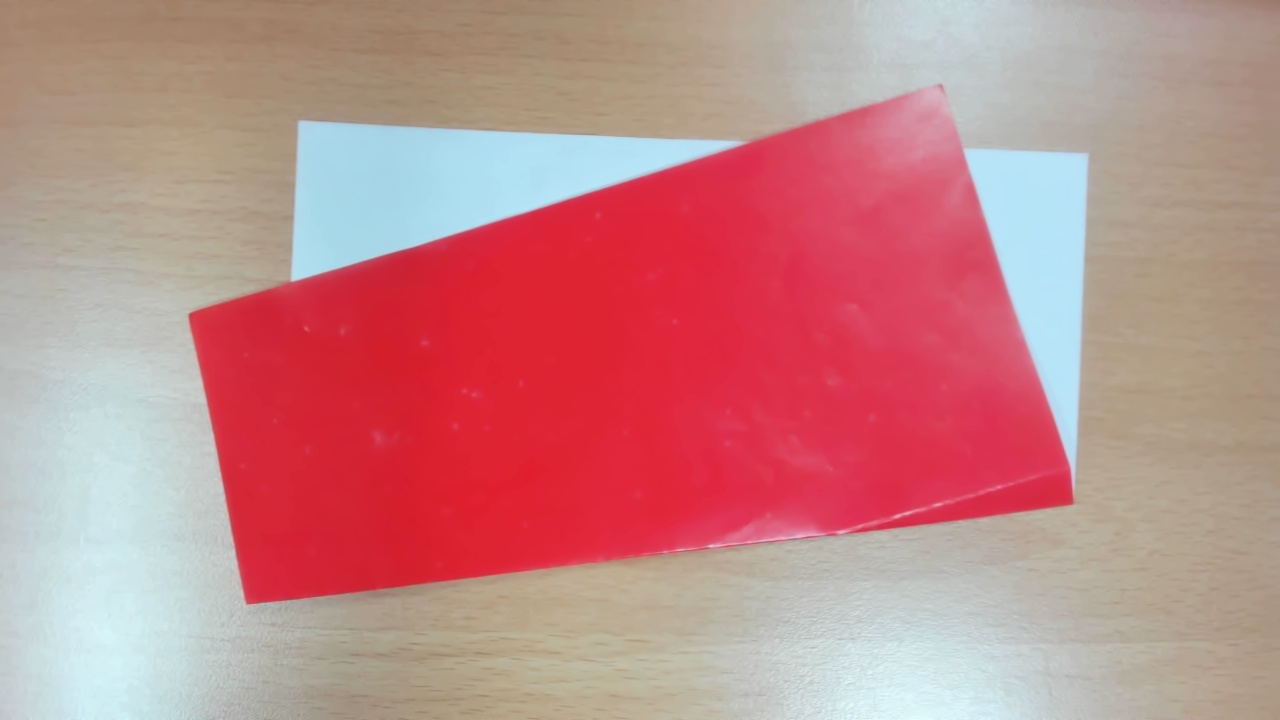
#> input picture paper/img1.png, 1280 x 720 px; its folder holds only this picture in this run
$ python paper1_1.py
#> lines starting #> are read from the running program, lines starting #| are printed output that depends on the picture; after the words box and inside, x2 and y2 are one past the last pixel; in counts of white or black regions, pixels touching at a corner belong together
# 用 OpenCV 讀取圖片並用 Canny 邊緣偵測描繪輪廓
import cv2
import glob
import os


def draw_edges_on_images(image_folder, pattern="img*.png"):
    # 取得所有符合條件的圖片檔案
#> called with image_folder = '.', pattern = 'img*.png'
    image_paths = sorted(glob.glob(os.path.join(image_folder, pattern)))
    for img_path in image_paths:
        img = cv2.imread(img_path, cv2.IMREAD_GRAYSCALE)
#> img: shape (720, 1280); min 85, max 247, mean 153.6
        if img is None:
            print(f"無法讀取圖片: {img_path}")
            continue
        # 使用 Canny 邊緣偵測
        edges = cv2.Canny(img, 50, 200)
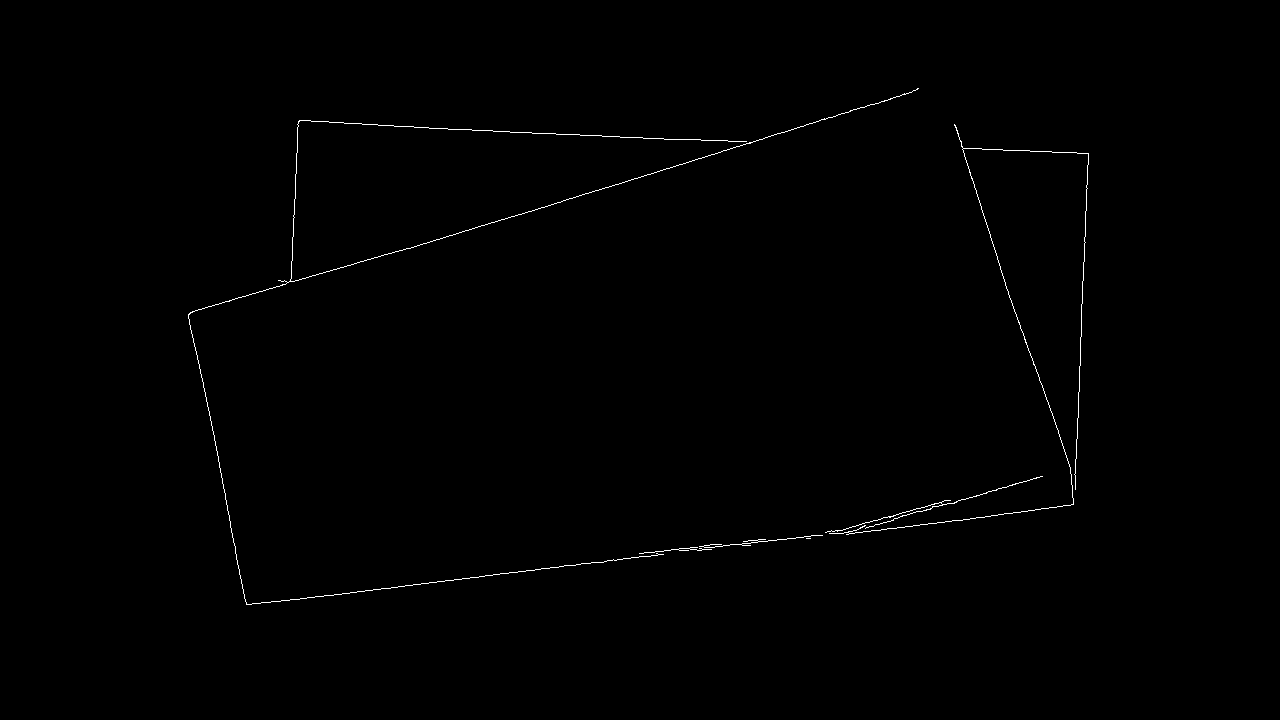
#> edges: shape (720, 1280); 0.41% white in thin lines or dots, all inside (x1, y1, x2, y2) = (188, 88, 1089, 605)

        # 輪廓合併：線條太粗時，將靠近的輪廓合併為一條
        import numpy as np

        def merge_close_contours(contours, threshold=10):
            merged = []
            used = [False] * len(contours)
            for i, cnt1 in enumerate(contours):
                if used[i]:
                    continue
                group = [cnt1]
                used[i] = True
                for j, cnt2 in enumerate(contours):
                    if i == j or used[j]:
                        continue
                    # 判斷兩個輪廓是否有點距離小於 threshold
                    min_dist = np.min(
                        [np.linalg.norm(p1[0] - p2[0]) for p1 in cnt1 for p2 in cnt2]
                    )
                    if min_dist < threshold:
                        group.append(cnt2)
                        used[j] = True
                merged_cnt = np.vstack(group)
                merged.append(merged_cnt)
            return merged

        # 膨脹邊緣，讓線條連成一體（更靈敏，kernel縮小，膨脹次數減少）
        kernel = np.ones((5, 5), np.uint8)
        dilated = cv2.dilate(edges, kernel, iterations=1)
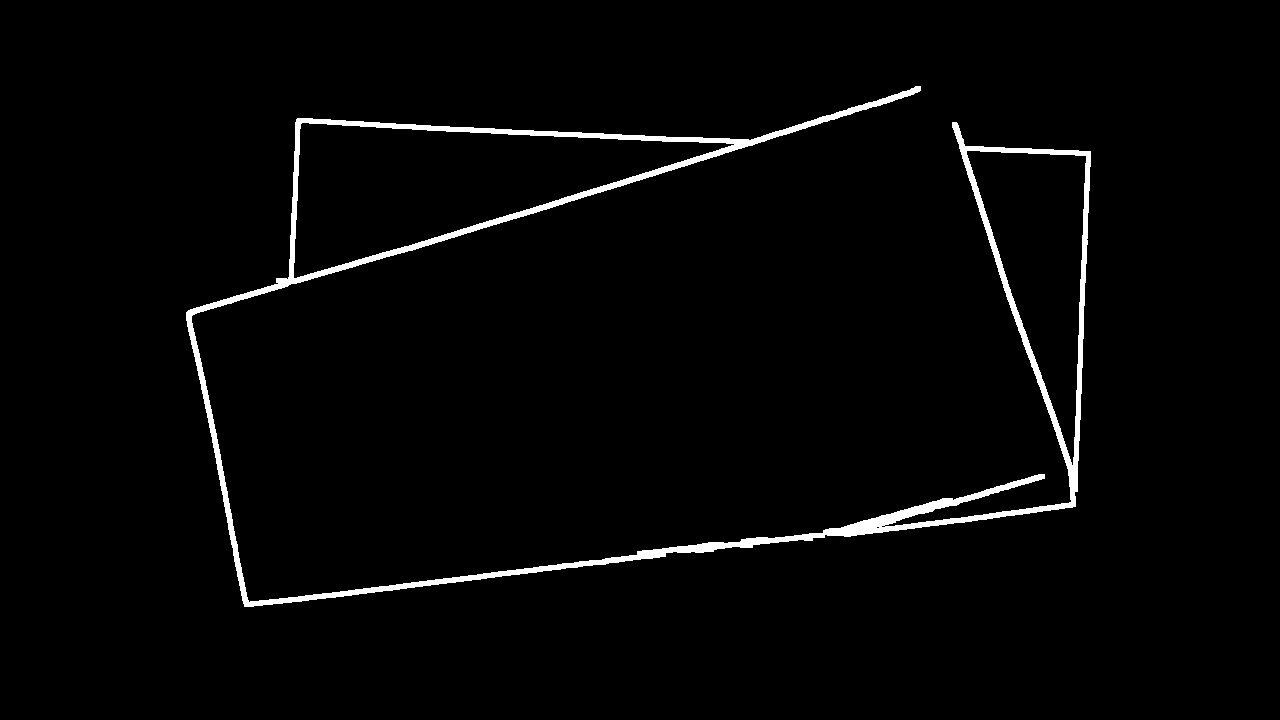
#> dilated: shape (720, 1280); 2.2% white; 1 white region
        contours, _ = cv2.findContours(
            dilated, cv2.RETR_EXTERNAL, cv2.CHAIN_APPROX_SIMPLE
        )
#> contours = 1 contour; box (x1, y1, x2, y2) and area: (186, 86, 1091, 607) 71015
        if not contours:
            print(f"找不到輪廓: {img_path}")
            continue
        merged_contours = merge_close_contours(contours, threshold=5)
#> in merge_close_contours, `used = [False] * len(contours)`: used = [False]
#> the loop in merge_close_contours, `for i, cnt1 in enumerate(contours):` made 1 pass
#> after the loop in merge_close_contours, `for i, cnt1 in enumerate(contours):`: merged has the same summary as contours in draw_edges_on_images; used = [True]
#> merged_contours has the same summary as contours
        # 找最大面積的合併輪廓
        max_contour = max(merged_contours, key=cv2.contourArea)
#> max_contour = contour of 1808 points, box (x1, y1, x2, y2) (186, 86, 1091, 607), area 71015
        max_area = cv2.contourArea(max_contour)
#> max_area = 71015
        print(f"{os.path.basename(img_path)} 最大輪廓面積: {max_area}")
#| img1.png 最大輪廓面積: 71015.0

        # 用彩色顯示最大合併輪廓
        img_color = cv2.cvtColor(img, cv2.COLOR_GRAY2BGR)
        cv2.drawContours(img_color, [max_contour], -1, (0, 255, 0), 2)
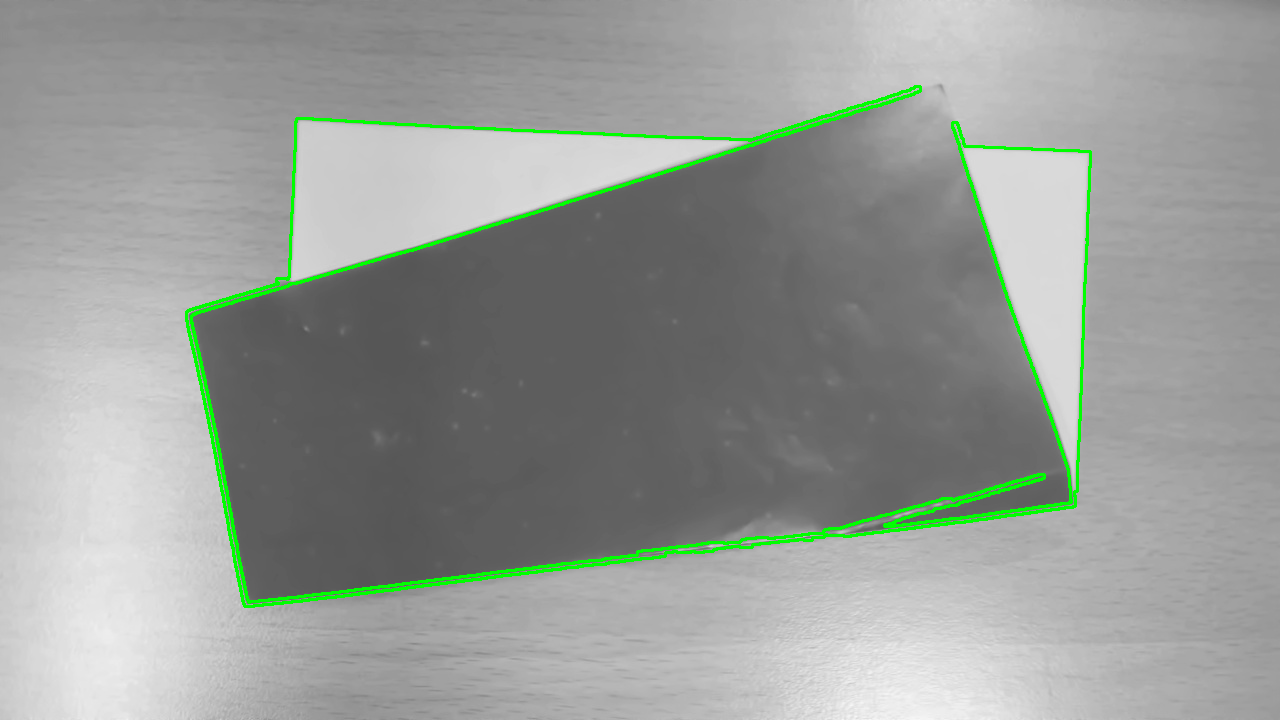
#> img_color: shape (720, 1280, 3); mean B, G, R 151, 155.7, 151

        # --- Black Lines (edges in zone) ---
        # 只顯示最大輪廓區域內的邊緣（模仿 paper2 的黑線遮罩）
        mask = np.zeros(img.shape, dtype=np.uint8)
        cv2.drawContours(mask, [max_contour], -1, 255, -1)
#> mask: shape (720, 1280); 8% white; 1 white region, box (x1, y1, x2, y2) and area: (186, 86, 1091, 607) 73561
        black_lines = cv2.bitwise_and(edges, edges, mask=mask)
        # 形態學開運算去雜點，再膨脹
        kernel2 = np.ones((2, 2), np.uint8)
        opened = cv2.morphologyEx(black_lines, cv2.MORPH_OPEN, kernel2, iterations=1)
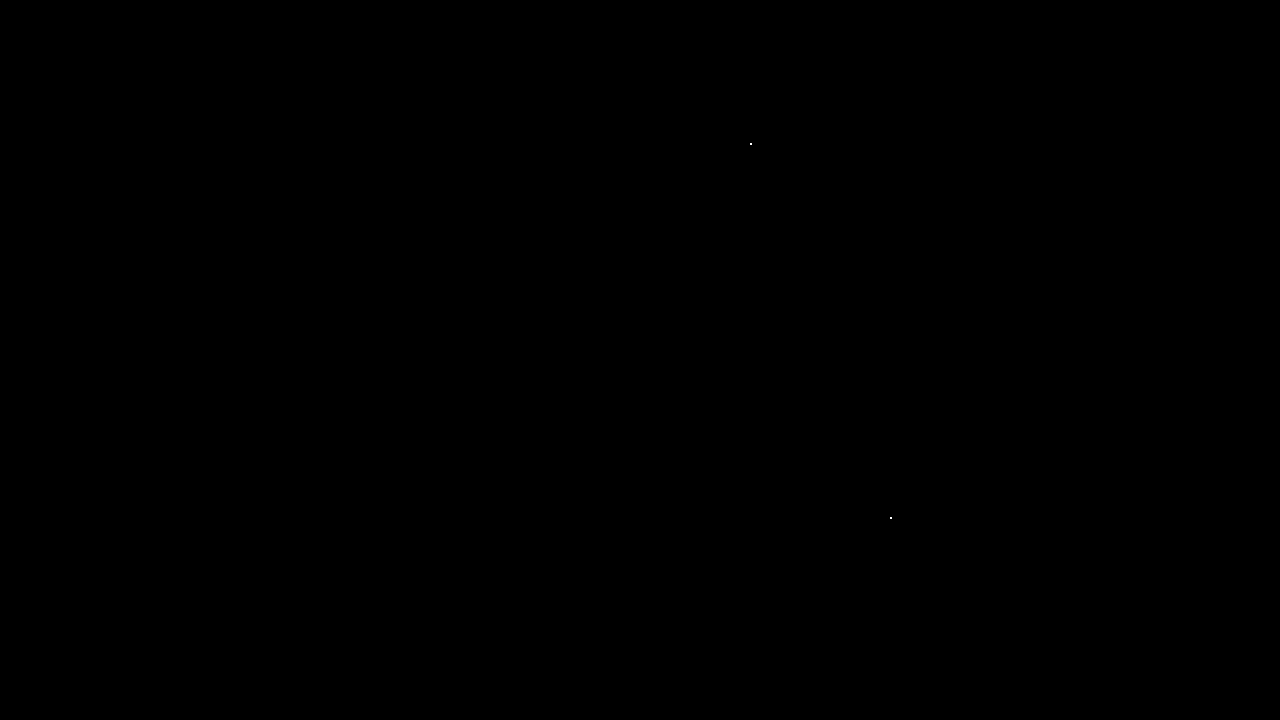
#> opened: shape (720, 1280); 0% white in thin lines or dots, all inside (x1, y1, x2, y2) = (750, 143, 892, 519)
        opened = cv2.dilate(opened, kernel2, iterations=1)
#> opened: shape (720, 1280); 0% white in thin lines or dots, all inside (x1, y1, x2, y2) = (750, 143, 893, 520)
        _, opened_strict = cv2.threshold(opened, 32, 255, cv2.THRESH_BINARY)

        # 顯示結果
        cv2.imshow("Black Lines (edges in zone)", opened_strict)
        cv2.imshow("Black Lines (raw mask)", black_lines)
        cv2.imshow("Max Contour + Edges", img_color)
        cv2.imshow("Edges", edges)
        key = cv2.waitKey(0)
#> (key q is pressed here)
        cv2.destroyAllWindows()
        # 按 Q 或 q 直接中斷所有顯示
        if key in [ord("q"), ord("Q")]:
            break


if __name__ == "__main__":
    floder = "."
    # path = "img18.png"
    path = "img*.png"
    draw_edges_on_images(floder, path)

$ run again, on paper/img15.png
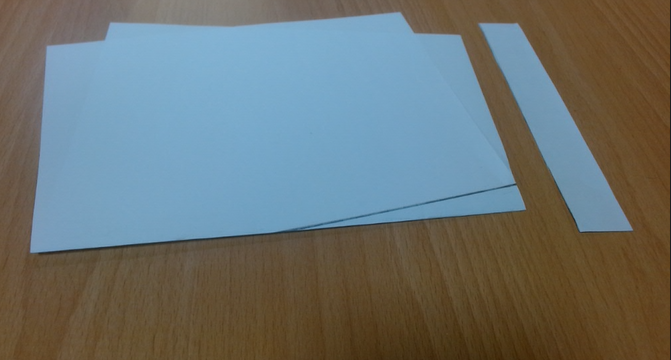
#> input picture paper/img15.png, 671 x 360 px
#> edges: shape (360, 671); 1.2% white in thin lines or dots
#> dilated: shape (360, 671); 5.8% white; 3 white regions
#> contours = 3 contours; box (x1, y1, x2, y2) and area: (28, 10, 528, 255) 96449, (476, 21, 635, 234) 11422, (667, 0, 671, 360) 1067
#> in merge_close_contours, `used = [False] * len(contours)`: used = [False, False, False]
#> the loop in merge_close_contours, `for i, cnt1 in enumerate(contours):` made 3 passes
#> after the loop in merge_close_contours, `for i, cnt1 in enumerate(contours):`: merged has the same summary as contours in draw_edges_on_images; used = [True, True, True]
#> merged_contours has the same summary as contours
#> max_contour = contour of 334 points, box (x1, y1, x2, y2) (28, 10, 528, 255), area 96449
#> max_area = 96449
#| img15.png 最大輪廓面積: 96449.0
#> in draw_edges_on_images, `cv2.drawContours(img_color, [max_contour], -1, (0, 255, 0), 2)`:
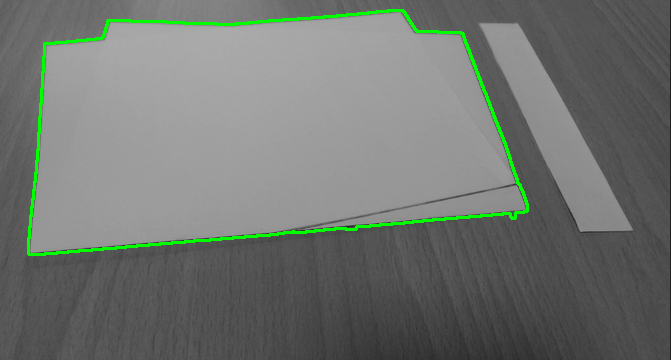
#> img_color: shape (360, 671, 3); mean B, G, R 112.2, 116.8, 112.2
#> mask: shape (360, 671); 40.2% white; 1 white region, box (x1, y1, x2, y2) and area: (28, 10, 528, 255) 97116
#> in draw_edges_on_images, `black_lines = cv2.bitwise_and(edges, edges, mask=mask)`:
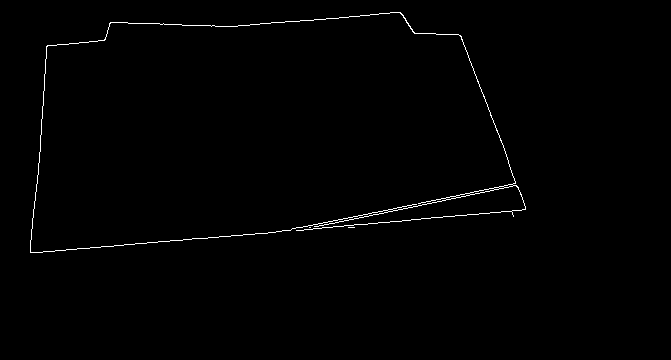
#> black_lines: shape (360, 671); 0.73% white in thin lines or dots, all inside (x1, y1, x2, y2) = (30, 12, 526, 253)
#> opened: shape (360, 671); every value is 0

$ run again, on paper/img17.png
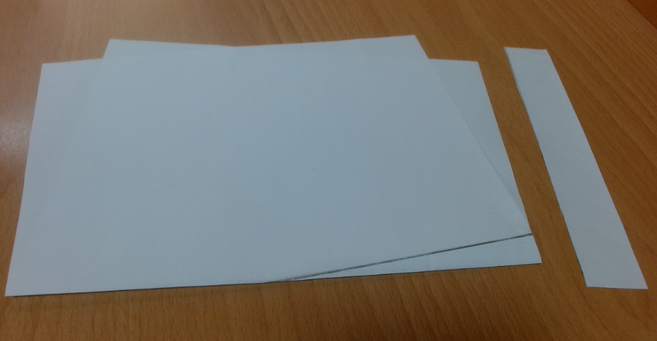
#> input picture paper/img17.png, 657 x 341 px
#> edges: shape (341, 657); 1.1% white in thin lines or dots, all inside (x1, y1, x2, y2) = (4, 34, 648, 297)
#> dilated: shape (341, 657); 6% white; 2 white regions
#> contours = 2 contours; box (x1, y1, x2, y2) and area: (2, 32, 544, 299) 116316, (501, 45, 650, 292) 13974
#> in merge_close_contours, `used = [False] * len(contours)`: used = [False, False]
#> the loop in merge_close_contours, `for i, cnt1 in enumerate(contours):` made 2 passes
#> after the loop in merge_close_contours, `for i, cnt1 in enumerate(contours):`: merged has the same summary as contours in draw_edges_on_images; used = [True, True]
#> merged_contours has the same summary as contours
#> max_contour = contour of 374 points, box (x1, y1, x2, y2) (2, 32, 544, 299), area 116316
#> max_area = 116316.5
#| img17.png 最大輪廓面積: 116316.5
#> in draw_edges_on_images, `cv2.drawContours(img_color, [max_contour], -1, (0, 255, 0), 2)`:
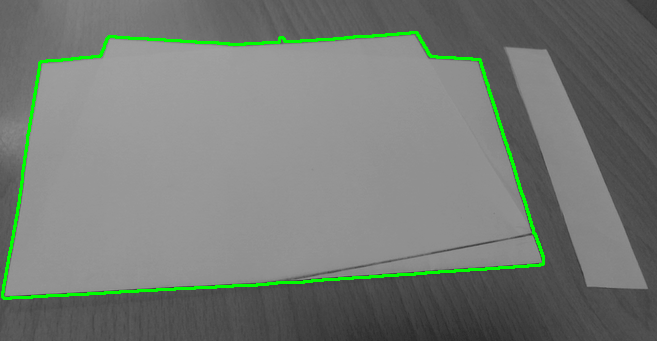
#> img_color: shape (341, 657, 3); mean B, G, R 117.5, 122.9, 117.5
#> mask: shape (341, 657); 52.2% white; 1 black region, box (x1, y1, x2, y2) and area: (0, 0, 657, 341) 106996
#> in draw_edges_on_images, `black_lines = cv2.bitwise_and(edges, edges, mask=mask)`:
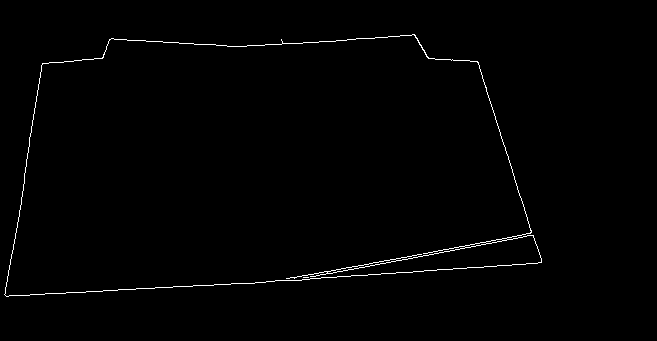
#> black_lines: shape (341, 657); 0.86% white in thin lines or dots, all inside (x1, y1, x2, y2) = (4, 34, 542, 297)
#> opened: shape (341, 657); every value is 0
